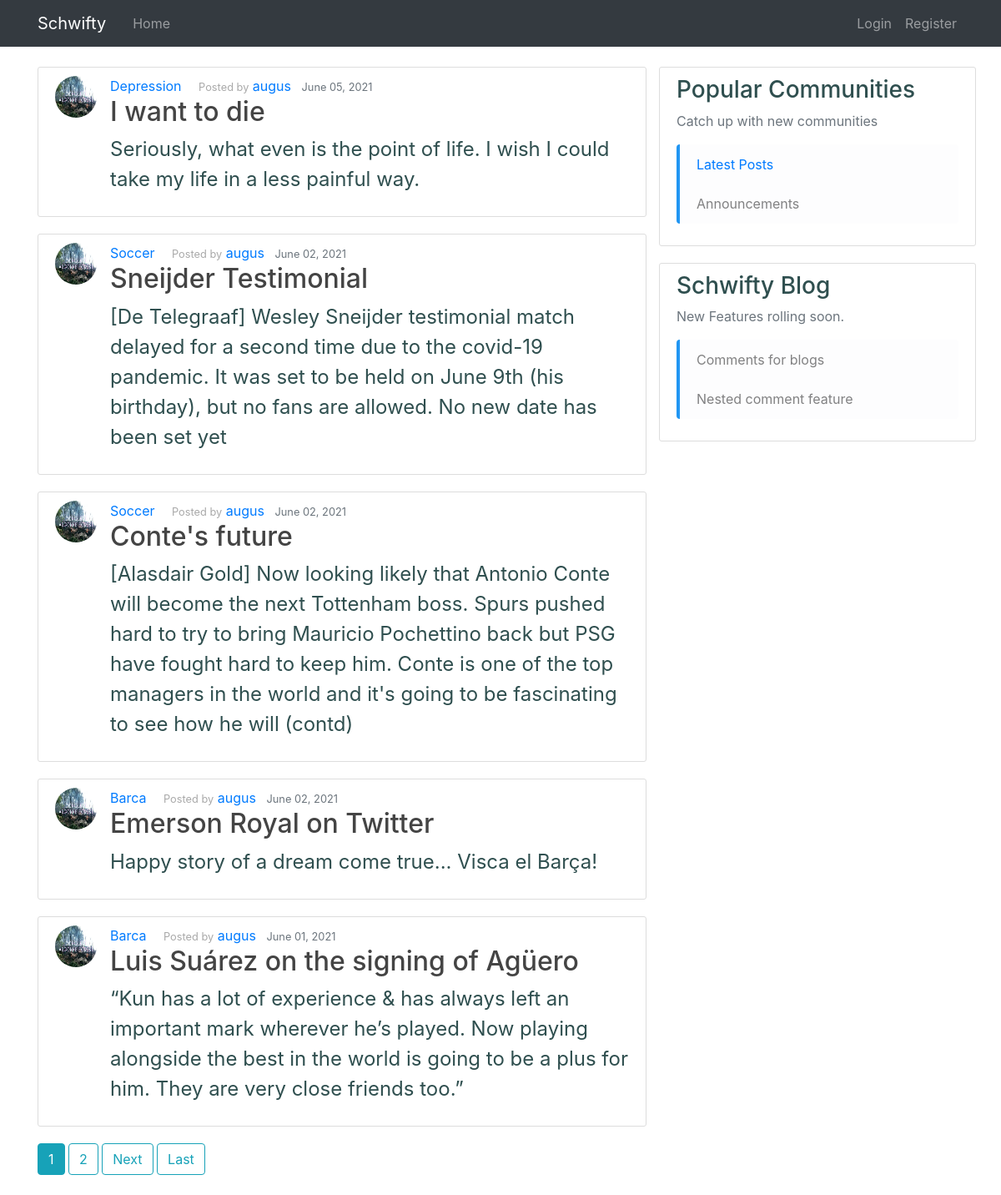
The page / on the database its author committed.
### blog/models.py (models this page shows, shortened)
class Post(models.Model):
    title = models.CharField(max_length=100)
    content = models.TextField()
    date_posted = models.DateTimeField(default=timezone.now)
    author = models.ForeignKey(User, on_delete=models.CASCADE)
    upvotes = models.ManyToManyField(
        User, blank=True, related_name='post_upvotes')
    downvotes = models.ManyToManyField(
        User, blank=True, related_name='post_downvotes')
    posted_to = models.ForeignKey(Community, on_delete=models.CASCADE)

class Community(models.Model):
    name = models.CharField(primary_key=True, max_length=15)
    description = models.TextField(max_length=100)
    date_created = models.DateTimeField(default=timezone.now)
    class Meta:
        verbose_name_plural = "Communities"
    def __str__(self):
        return str(self.name)

### users/models.py (models this page shows, shortened)
class Profile(models.Model):
    user = models.OneToOneField(User, on_delete=models.CASCADE)
    image = models.ImageField(default='default.jpg', upload_to='profile_pics')

### blog/views.py (the view)
# urls.py: path('', views.PostListView.as_view(), name='blog-home'),
class PostListView(ListView):
    model = Post
    template_name = 'blog/home.html'
    context_object_name = 'posts'
    ordering = ['-date_posted']
    paginate_by = 5

### blog/templates/blog/home.html (shortened to what this page needs)
{% extends "blog/base.html" %}
{% block content %}
      <div class="card-stack">
        {% include "blog/card.html" %}
      </div>
        {% if is_paginated %}
            {% for num in page_obj.paginator.page_range %}
                {% if page_obj.number == num %}
                  <a class="btn btn-info mb-4" href="?page={{num}}">{{num}}</a>
                {% elif num > page_obj.number|add:'-3' and num < page_obj.number|add:'3' %}
                  <a class="btn btn-outline-info mb-4" href="?page={{num}}">{{num}}</a>
                {% endif %}
            {% endfor %}
          {% if page_obj.has_next %}
            <a class ="btn btn-outline-info mb-4" href="?page={{page_obj.next_page_number}}">Next</a>
            <a class ="btn btn-outline-info mb-4" href="?page={{page_obj.paginator.num_pages}}">Last</a>
          {% endif %}
        {% endif %}
{% endblock content %}
{% block banner %}
<div class="row">
  <div class="col md-12 content-section">
    <h3>Popular Communities</h3>
    <p class='text-muted'>Catch up with new communities
      <ul class="list-group">
        <li class="list-group-item list-group-item-light"><a href="{% url 'blog-home' %}">Latest Posts</a></li>
        <li class="list-group-item list-group-item-light">Announcements</li>
      </ul>
    </p>
  </div>
</div>
<div class="row">
  <div class="col-md-12 content-section">
    <h3>Schwifty Blog</h3>
    <p class='text-muted'>New Features rolling soon.
      <ul class="list-group">
        <li class="list-group-item list-group-item-light">Comments for blogs</li>
        <li class="list-group-item list-group-item-light">Nested comment feature</li>
      </ul>
    </p>
  </div>
</div>
{% endblock banner %}

### blog/templates/blog/card.html
{% for post in posts %}
<article class="media content-section">
  <img src="{{post.author.profile.image.url}}" class="rounded-circle article-img">
  <div class="media-body">
    <span>
        <a class = "mr-3" href = "{%url 'comm-list' post.posted_to %}">{{post.posted_to}}</a>
        <small>Posted by</small> <a class="mr-2" href="{% url 'user-posts' post.author.username %}">{{ post.author }}</a>
        <small class="text-muted">{{ post.date_posted|date:"F d, Y" }}</small>
    </span>
      <h2><a class="article-title" href="{% url 'post-detail' post.id %}">{{ post.title }}</a></h2>
      <p class="article-content">{{ post.content }}</p>
    </div>
</article>
{% endfor %}

### blog/static/blog/main.css (style rules this page uses)
body { margin-top: 5rem; }
h1 , h2, h3 { color: darkslategray; }
.content-section { background: white; padding: 10px 20px; border: 1px solid #dddddd; border-radius: 3px; margin-bottom: 20px; }
small { color: darkgray; }
.article-title { color: #444444; }
p.article-content { font-size: 24px; color: darkslategray; }
.article-content { white-space: pre-line; }
.article-img { height: 50px; width: 50px; margin-right: 16px; }
.list-group-item { border: solid #2196F3 !important; border-width: 0 0 0 4px !important; }

### rows shown on the page
Post: author.profile.image (placeholder picture), posted_to "Depression", author "augus", date_posted "June 05, 2021", title "I want to die", content "Seriously, what even is the point of life. I wish I could take my life in a less painful way."
Post: author.profile.image (placeholder picture), posted_to "Soccer", author "augus", date_posted "June 02, 2021", title "Sneijder Testimonial", content "[De Telegraaf] Wesley Sneijder testimonial match delayed for a second time due to the covid-19 pandemic. It was set to be held on June 9th (his birthday), but no fans are allowed. No new date has been set yet"
Post: author.profile.image (placeholder picture), posted_to "Soccer", author "augus", date_posted "June 02, 2021", title "Conte's future", content "[Alasdair Gold] Now looking likely that Antonio Conte will become the next Tottenham boss. Spurs pushed hard to try to bring Mauricio Pochettino back but PSG have fought hard to keep him. Conte is one of the top managers in the world and it's going to be fascinating to see how he will (contd)"
Post: author.profile.image (placeholder picture), posted_to "Barca", author "augus", date_posted "June 02, 2021", title "Emerson Royal on Twitter", content "Happy story of a dream come true... Visca el Barça!"
Post: author.profile.image (placeholder picture), posted_to "Barca", author "augus", date_posted "June 01, 2021", title "Luis Suárez on the signing of Agüero", content "“Kun has a lot of experience & has always left an important mark wherever he’s played. Now playing alongside the best in the world is going to be a plus for him. They are very close friends too.”"

### other values the page prints
{{ num }} "1"
{{ num }} "2"
